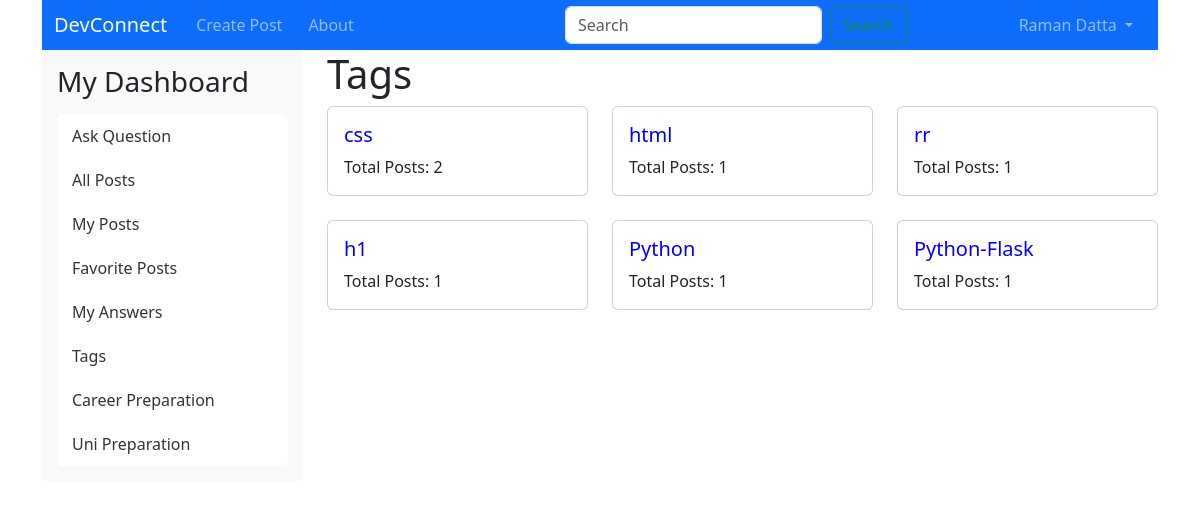
Page /tags (signed in) on the earlier database version.
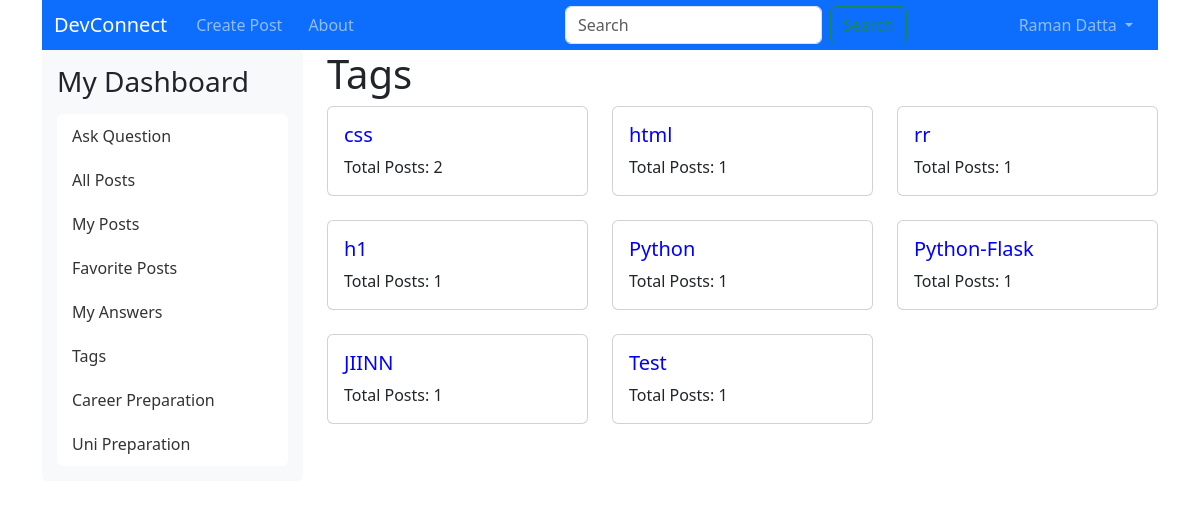
Same page on the later database version.
### app/models/model.py (models this page shows, shortened)
class Tag(db.Model):
    __tablename__ = "tags"
    id = db.Column(db.Integer, primary_key=True)
    tag = db.Column(db.String(100), nullable=False)

### app/controllers/main_controller.py (the view)
@main.route("/tags")
@login_required
def tags():
    tags_with_counts = db.session.query(
        Tag.id,
        Tag.tag,
        func.count(Posts.id).label('post_count')
    ).join(Posts, Posts.tag_id == Tag.id).group_by(Tag.id).all()
    return render_template("main/tags.html", tags=tags_with_counts)

### app/controllers/main_controller.py (called while the page is built)
@main.before_app_request
def add_tags_to_sidebar():
    if current_user.is_authenticated:
        tags_with_counts = db.session.query(
            Tag.id,
            Tag.tag,
            func.count(Posts.id).label('post_count')
        ).join(Posts, Posts.tag_id == Tag.id).group_by(Tag.id).all()
        g.tags = tags_with_counts
    else:
        g.tags = []

### app/models/model.py (called while the page is built)
    def __repr__(self):
        return f'<User {self.email}>'

    @property
    def is_active(self):
        return not self.is_disabled

### app/templates/main/tags.html (shortened to what this page needs)
{% extends "includes/layout.html" %}
{% block content %}
<div class="tags">
    <h1>Tags</h1>
    <div class="row">
        {% for tag in tags %}
        <div class="col-md-4">
            <div class="card mb-4">
                <div class="card-body">
                    <h5 class="card-title"><a href="{{ url_for('main.posts_by_tag', tag_id=tag.id) }}">{{ tag.tag }}</a></h5>
                    <p class="card-text">Total Posts: {{ tag.post_count }}</p>
                </div>
            </div>
        </div>
        {% endfor %}
    </div>
</div>
{% endblock %}

Differences in the rows shown:
added Tag: tag "JIINN", post_count "1"
added Tag: tag "Test", post_count "1"
